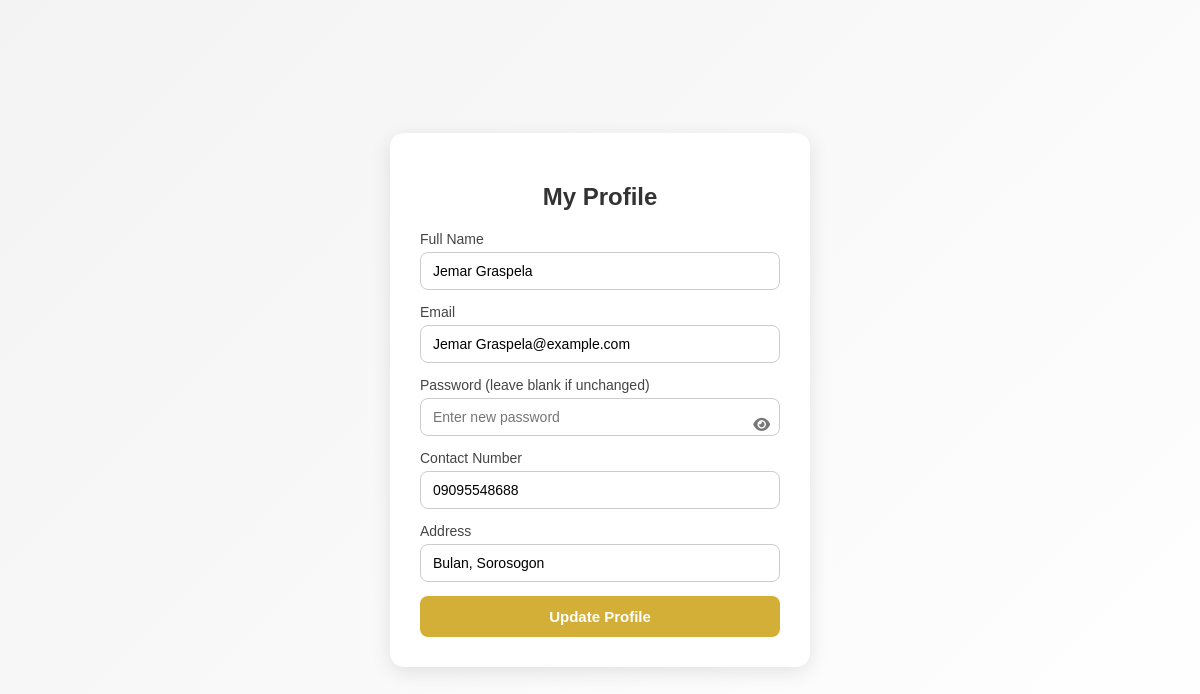
The page /profile.php (signed in) on the database its author committed.
### tables this page shows
CREATE TABLE `users` (
  `id` int(11) NOT NULL,
  `name` varchar(100) DEFAULT NULL,
  `surname` varchar(100) DEFAULT NULL,
  `username` varchar(50) NOT NULL,
  `password` varchar(255) NOT NULL,
  `cp_number` varchar(20) DEFAULT NULL,
  `address` varchar(255) DEFAULT NULL,
  `role` enum('admin','customer') NOT NULL,
  `status` enum('active','inactive') DEFAULT 'active',
  `created_at` timestamp NOT NULL DEFAULT current_timestamp(),
  `email` varchar(100) NOT NULL
);

### profile.php (the view, shortened to what this page needs)
<?php
include '../db.php';
$user_id = $_SESSION['customer'];
$res = $conn->prepare("SELECT * FROM users WHERE id=?");
$res->bind_param("i", $user_id);
$res->execute();
$result = $res->get_result();
$user = $result->fetch_assoc();
?>
<!DOCTYPE html>
<html lang="en">
<head>
<link rel="stylesheet" href="https://cdnjs.cloudflare.com/ajax/libs/font-awesome/6.5.0/css/all.min.css">
</head>
<body>
<div class="container">
    <h2>My Profile</h2>
    <form method="post" id="profileForm">
        <label>Full Name</label>
        <input type="text" name="username" value="<?php echo htmlspecialchars($user['username']); ?>" required>
        <label>Email</label>
        <input type="email" name="email" value="<?php echo htmlspecialchars($user['email']); ?>" required>
        <label>Password (leave blank if unchanged)</label>
        <div class="password-container">
            <input type="password" name="password" id="password" placeholder="Enter new password">
            <i class="fa-solid fa-eye toggle-password" id="togglePassword"></i>
        </div>
        <label>Contact Number</label>
        <input type="text" name="cp_number" value="<?php echo htmlspecialchars($user['cp_number']); ?>">
        <label>Address</label>
        <input type="text" name="address" value="<?php echo htmlspecialchars($user['address']); ?>">
        <button type="button" id="updateBtn" class="btn">Update Profile</button>
    </form>
</div>
</body>
</html>

### profile.php (style rules this page uses)
body { font-family: 'Poppins', sans-serif; background: linear-gradient(135deg, #f3f3f3 0%, #ffffff 100%); margin: 0; padding: 0; display: flex; justify-content: center; align-items: center; height: 100vh; }
.container { width: 360px; background: #fff; padding: 30px; border-radius: 14px; box-shadow: 0 5px 20px rgba(0,0,0,0.1); }
h2 { text-align: center; color: #333; margin-bottom: 20px; }
label { display: block; margin-bottom: 5px; color: #444; font-weight: 500; font-size: 14px; }
input[type="text"], input[type="password"], input[type="email"] { width: 100%; padding: 10px 12px; border-radius: 8px; border: 1px solid #ccc; margin-bottom: 14px; font-size: 14px; transition: 0.3s; box-sizing: border-box; }
.password-container { position: relative; width: 100%; }
.password-container input { width: 100%; padding-right: 35px; }
.toggle-password { position: absolute; right: 10px; top: 50%; transform: translateY(-50%); cursor: pointer; color: #777; font-size: 15px; transition: color 0.3s; }
.btn { width: 100%; background: #d4af37; color: #fff; border: none; padding: 12px; border-radius: 8px; font-size: 15px; cursor: pointer; font-weight: 600; transition: 0.3s; }

### rows shown on the page
users: username "Jemar Graspela", email "Jemar Graspela@example.com", cp_number "09095548688", address "Bulan, Sorosogon"
